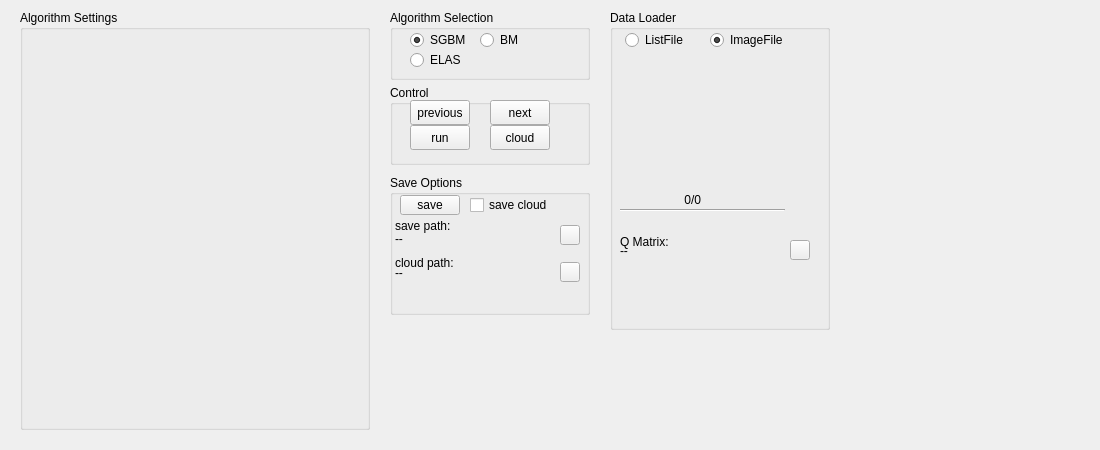
<?xml version="1.0" encoding="UTF-8"?>
<ui version="4.0">
 <class>panel</class>
 <widget class="QWidget" name="panel">
  <property name="geometry">
   <rect>
    <x>0</x>
    <y>0</y>
    <width>1100</width>
    <height>450</height>
   </rect>
  </property>
  <property name="windowTitle">
   <string>Form</string>
  </property>
  <widget class="QGroupBox" name="settingGroup">
   <property name="geometry">
    <rect>
     <x>20</x>
     <y>10</y>
     <width>350</width>
     <height>420</height>
    </rect>
   </property>
   <property name="title">
    <string>Algorithm Settings</string>
   </property>
  </widget>
  <widget class="QGroupBox" name="runGroup">
   <property name="geometry">
    <rect>
     <x>390</x>
     <y>85</y>
     <width>200</width>
     <height>80</height>
    </rect>
   </property>
   <property name="title">
    <string>Control</string>
   </property>
   <widget class="QPushButton" name="runButton">
    <property name="geometry">
     <rect>
      <x>20</x>
      <y>40</y>
      <width>60</width>
      <height>25</height>
     </rect>
    </property>
    <property name="text">
     <string>run</string>
    </property>
   </widget>
   <widget class="QPushButton" name="nextButton">
    <property name="geometry">
     <rect>
      <x>100</x>
      <y>15</y>
      <width>60</width>
      <height>25</height>
     </rect>
    </property>
    <property name="text">
     <string>next</string>
    </property>
   </widget>
   <widget class="QPushButton" name="previousButton">
    <property name="geometry">
     <rect>
      <x>20</x>
      <y>15</y>
      <width>60</width>
      <height>25</height>
     </rect>
    </property>
    <property name="text">
     <string>previous</string>
    </property>
   </widget>
   <widget class="QPushButton" name="cloudButton">
    <property name="geometry">
     <rect>
      <x>100</x>
      <y>40</y>
      <width>60</width>
      <height>25</height>
     </rect>
    </property>
    <property name="text">
     <string>cloud</string>
    </property>
   </widget>
  </widget>
  <widget class="QGroupBox" name="loaderGroup">
   <property name="geometry">
    <rect>
     <x>610</x>
     <y>10</y>
     <width>220</width>
     <height>320</height>
    </rect>
   </property>
   <property name="title">
    <string>Data Loader</string>
   </property>
   <widget class="QLabel" name="QMLabel">
    <property name="geometry">
     <rect>
      <x>10</x>
      <y>222</y>
      <width>60</width>
      <height>20</height>
     </rect>
    </property>
    <property name="text">
     <string>Q Matrix:</string>
    </property>
   </widget>
   <widget class="QLabel" name="QFileShow">
    <property name="geometry">
     <rect>
      <x>10</x>
      <y>234</y>
      <width>40</width>
      <height>20</height>
     </rect>
    </property>
    <property name="text">
     <string>--</string>
    </property>
    <property name="alignment">
     <set>Qt::AlignLeading|Qt::AlignLeft|Qt::AlignTop</set>
    </property>
   </widget>
   <widget class="QPushButton" name="QFile">
    <property name="geometry">
     <rect>
      <x>180</x>
      <y>230</y>
      <width>20</width>
      <height>20</height>
     </rect>
    </property>
    <property name="text">
     <string/>
    </property>
    <property name="icon">
     <iconset theme="document-new"/>
    </property>
   </widget>
   <widget class="Line" name="line">
    <property name="geometry">
     <rect>
      <x>10</x>
      <y>190</y>
      <width>165</width>
      <height>20</height>
     </rect>
    </property>
    <property name="orientation">
     <enum>Qt::Horizontal</enum>
    </property>
   </widget>
   <widget class="QRadioButton" name="listMode">
    <property name="geometry">
     <rect>
      <x>15</x>
      <y>20</y>
      <width>70</width>
      <height>20</height>
     </rect>
    </property>
    <property name="text">
     <string>ListFile</string>
    </property>
   </widget>
   <widget class="QRadioButton" name="dirMode">
    <property name="geometry">
     <rect>
      <x>100</x>
      <y>20</y>
      <width>90</width>
      <height>20</height>
     </rect>
    </property>
    <property name="text">
     <string>ImageFile</string>
    </property>
    <property name="checked">
     <bool>true</bool>
    </property>
   </widget>
   <widget class="QLabel" name="index">
    <property name="geometry">
     <rect>
      <x>60</x>
      <y>180</y>
      <width>21</width>
      <height>20</height>
     </rect>
    </property>
    <property name="text">
     <string>0</string>
    </property>
    <property name="alignment">
     <set>Qt::AlignmentFlag::AlignRight|Qt::AlignmentFlag::AlignTrailing|Qt::AlignmentFlag::AlignVCenter</set>
    </property>
   </widget>
   <widget class="QLabel" name="total">
    <property name="geometry">
     <rect>
      <x>81</x>
      <y>180</y>
      <width>53</width>
      <height>20</height>
     </rect>
    </property>
    <property name="font">
     <font>
      <pointsize>9</pointsize>
     </font>
    </property>
    <property name="text">
     <string>/0</string>
    </property>
   </widget>
  </widget>
  <widget class="QGroupBox" name="AlgorithmsGroup">
   <property name="geometry">
    <rect>
     <x>390</x>
     <y>10</y>
     <width>200</width>
     <height>70</height>
    </rect>
   </property>
   <property name="title">
    <string>Algorithm Selection</string>
   </property>
   <widget class="QRadioButton" name="SGBMButton">
    <property name="geometry">
     <rect>
      <x>20</x>
      <y>20</y>
      <width>72</width>
      <height>20</height>
     </rect>
    </property>
    <property name="text">
     <string>SGBM</string>
    </property>
    <property name="iconSize">
     <size>
      <width>16</width>
      <height>20</height>
     </size>
    </property>
    <property name="checked">
     <bool>true</bool>
    </property>
   </widget>
   <widget class="QRadioButton" name="ELASButton">
    <property name="geometry">
     <rect>
      <x>20</x>
      <y>40</y>
      <width>72</width>
      <height>20</height>
     </rect>
    </property>
    <property name="text">
     <string>ELAS</string>
    </property>
   </widget>
   <widget class="QRadioButton" name="BMButton">
    <property name="geometry">
     <rect>
      <x>90</x>
      <y>20</y>
      <width>72</width>
      <height>20</height>
     </rect>
    </property>
    <property name="text">
     <string>BM</string>
    </property>
   </widget>
  </widget>
  <widget class="QGroupBox" name="saveGroup">
   <property name="geometry">
    <rect>
     <x>390</x>
     <y>175</y>
     <width>200</width>
     <height>140</height>
    </rect>
   </property>
   <property name="title">
    <string>Save Options</string>
   </property>
   <widget class="QPushButton" name="cloudPathButton">
    <property name="geometry">
     <rect>
      <x>170</x>
      <y>87</y>
      <width>20</width>
      <height>20</height>
     </rect>
    </property>
    <property name="text">
     <string/>
    </property>
    <property name="icon">
     <iconset theme="folder-open"/>
    </property>
   </widget>
   <widget class="QLabel" name="cloudPath">
    <property name="geometry">
     <rect>
      <x>5</x>
      <y>91</y>
      <width>170</width>
      <height>24</height>
     </rect>
    </property>
    <property name="text">
     <string>--</string>
    </property>
    <property name="alignment">
     <set>Qt::AlignLeading|Qt::AlignLeft|Qt::AlignTop</set>
    </property>
   </widget>
   <widget class="QLabel" name="cloudLabel">
    <property name="geometry">
     <rect>
      <x>5</x>
      <y>79</y>
      <width>80</width>
      <height>18</height>
     </rect>
    </property>
    <property name="text">
     <string>cloud path:</string>
    </property>
    <property name="alignment">
     <set>Qt::AlignmentFlag::AlignLeading|Qt::AlignmentFlag::AlignLeft|Qt::AlignmentFlag::AlignVCenter</set>
    </property>
   </widget>
   <widget class="QPushButton" name="savePathButton">
    <property name="geometry">
     <rect>
      <x>170</x>
      <y>50</y>
      <width>20</width>
      <height>20</height>
     </rect>
    </property>
    <property name="text">
     <string/>
    </property>
    <property name="icon">
     <iconset theme="folder-open"/>
    </property>
   </widget>
   <widget class="QLabel" name="spShow">
    <property name="geometry">
     <rect>
      <x>5</x>
      <y>57</y>
      <width>170</width>
      <height>24</height>
     </rect>
    </property>
    <property name="text">
     <string>--</string>
    </property>
    <property name="alignment">
     <set>Qt::AlignLeading|Qt::AlignLeft|Qt::AlignTop</set>
    </property>
   </widget>
   <widget class="QLabel" name="spLabel">
    <property name="geometry">
     <rect>
      <x>5</x>
      <y>42</y>
      <width>80</width>
      <height>18</height>
     </rect>
    </property>
    <property name="text">
     <string>save path:</string>
    </property>
   </widget>
   <widget class="QPushButton" name="saveButton">
    <property name="geometry">
     <rect>
      <x>10</x>
      <y>20</y>
      <width>60</width>
      <height>20</height>
     </rect>
    </property>
    <property name="text">
     <string>save</string>
    </property>
    <property name="icon">
     <iconset theme="document-save"/>
    </property>
   </widget>
   <widget class="QCheckBox" name="isSaveCloud">
    <property name="geometry">
     <rect>
      <x>80</x>
      <y>20</y>
      <width>100</width>
      <height>20</height>
     </rect>
    </property>
    <property name="text">
     <string>save cloud</string>
    </property>
   </widget>
  </widget>
 </widget>
 <resources/>
 <connections/>
</ui>
